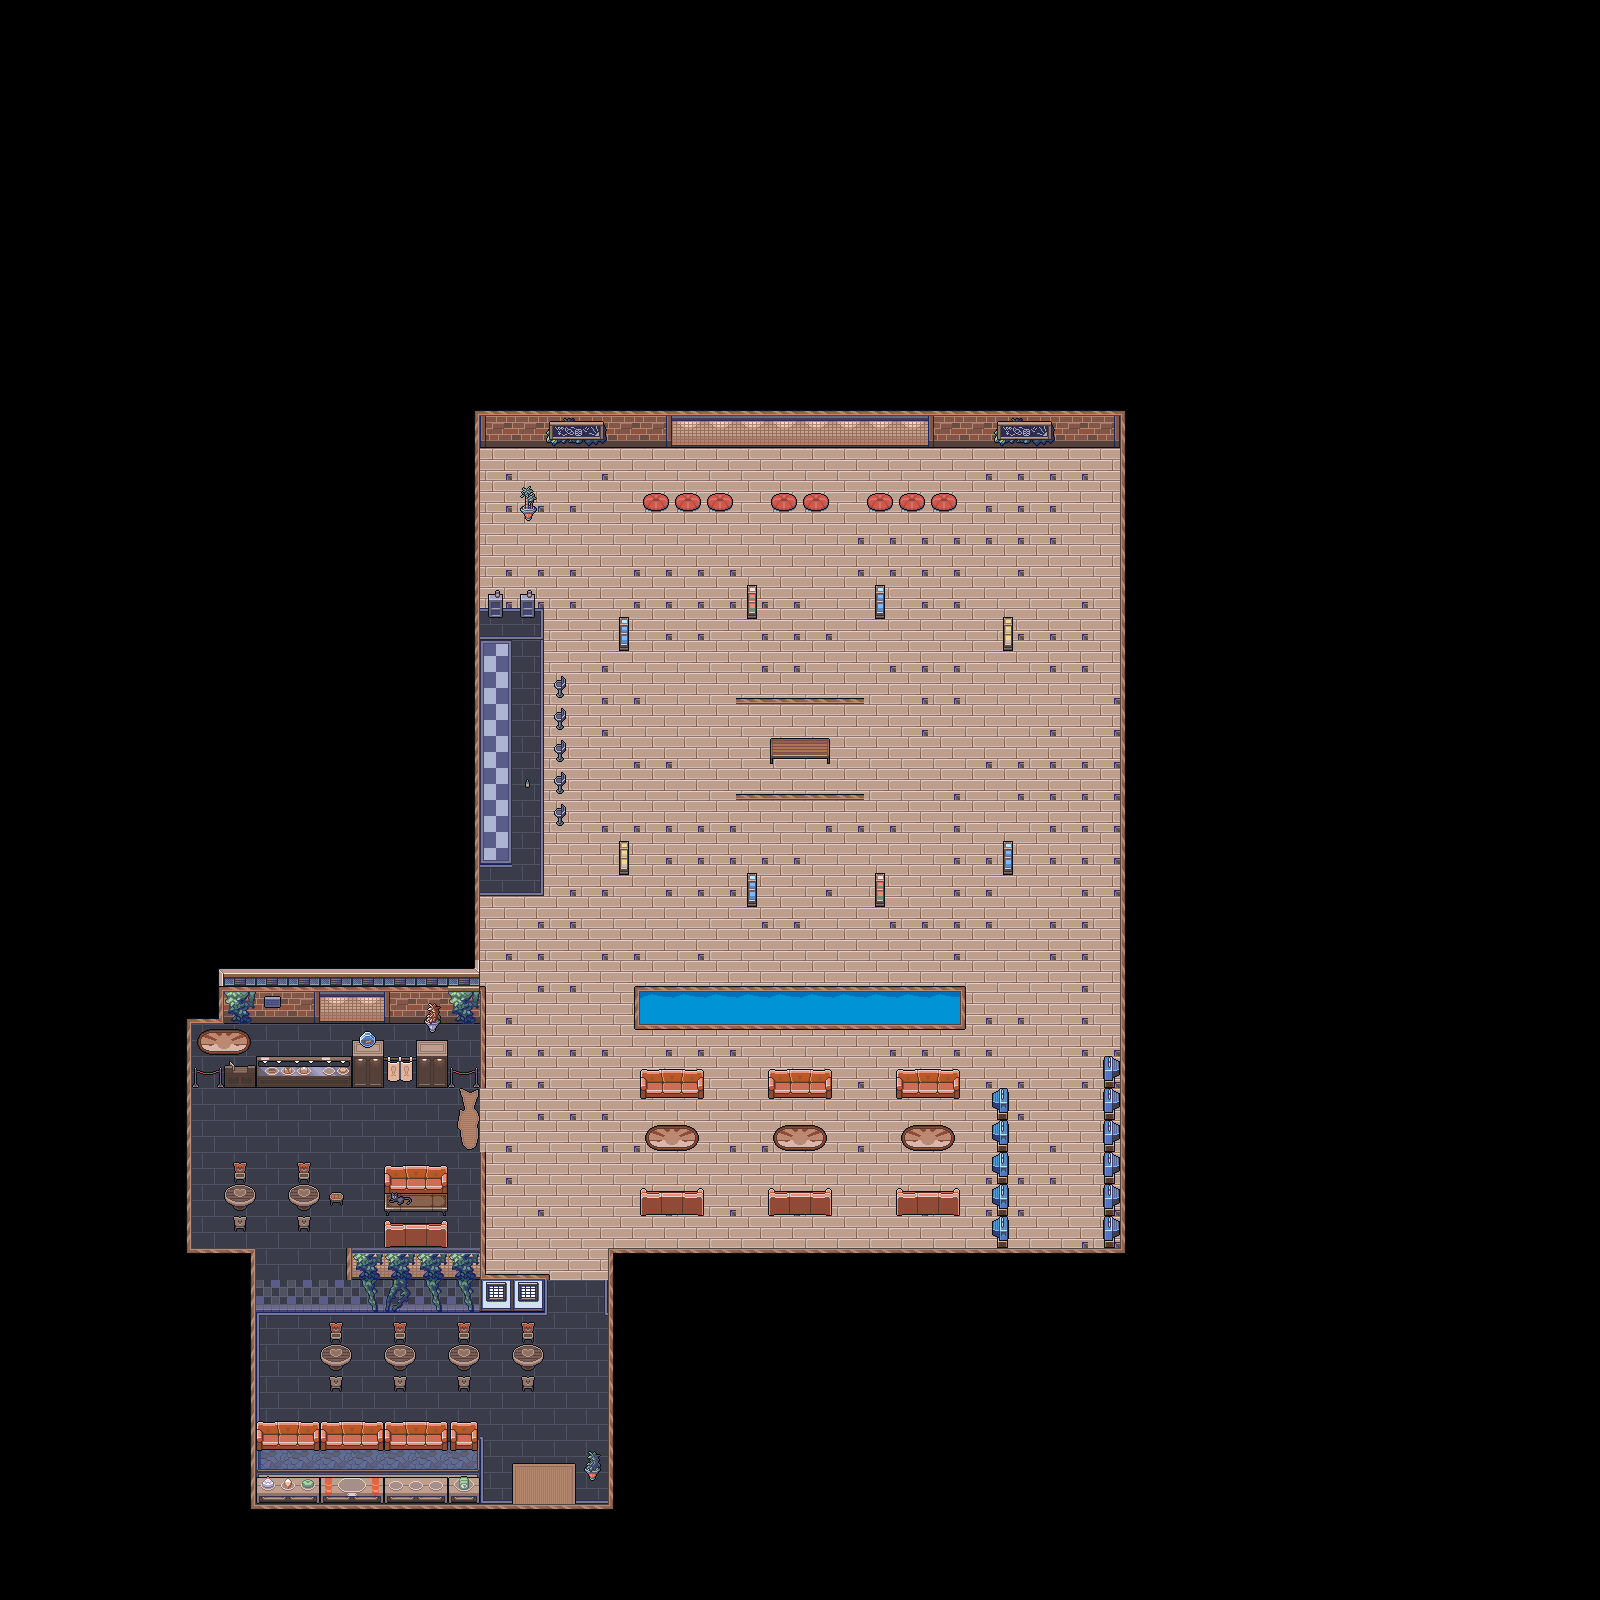

Tiled map render using the project's own tile images. Description and the map definition, with tile-layer contents summarised, below:
An orthogonal 50x50 tile map with 32x32 px tiles, 6 tile layers (floor, objects, objects-2, objects-3, ...), 1 hidden layer not drawn, 5 tilesets.

<map version="1.8" tiledversion="1.8.4" orientation="orthogonal" renderorder="right-down" width="50" height="50" tilewidth="32" tileheight="32" infinite="0" nextlayerid="11" nextobjectid="1">
 <editorsettings>
  <export target="cafe.json" format="json" />
 </editorsettings>
 <tileset firstgid="1" name="Bakery" tilewidth="32" tileheight="32" tilecount="860" columns="43">
  <image source="Bakery.png" width="1376" height="640" />
 </tileset>
 <tileset firstgid="861" name="Interior" tilewidth="32" tileheight="32" tilecount="1533" columns="73">
  <image source="Interior.png" width="2336" height="672" />
  <tile id="1032">
   <properties>
    <property name="collides" type="bool" value="true" />
   </properties>
  </tile>
 </tileset>
 <tileset firstgid="2394" name="TilemapDay" tilewidth="32" tileheight="32" tilecount="1512" columns="36">
  <image source="TilemapDay.png" width="1152" height="1344" />
  <tile id="161">
   <animation>
    <frame tileid="161" duration="100" />
    <frame tileid="197" duration="100" />
    <frame tileid="233" duration="100" />
    <frame tileid="269" duration="100" />
    <frame tileid="305" duration="100" />
    <frame tileid="341" duration="100" />
    <frame tileid="377" duration="100" />
    <frame tileid="413" duration="100" />
   </animation>
  </tile>
  <tile id="162">
   <animation>
    <frame tileid="162" duration="100" />
    <frame tileid="198" duration="100" />
    <frame tileid="234" duration="100" />
    <frame tileid="270" duration="100" />
    <frame tileid="306" duration="100" />
    <frame tileid="342" duration="100" />
    <frame tileid="378" duration="100" />
    <frame tileid="414" duration="100" />
    <frame tileid="450" duration="100" />
    <frame tileid="486" duration="100" />
    <frame tileid="522" duration="100" />
    <frame tileid="558" duration="100" />
    <frame tileid="594" duration="100" />
    <frame tileid="630" duration="100" />
    <frame tileid="666" duration="100" />
    <frame tileid="702" duration="100" />
   </animation>
  </tile>
 </tileset>
 <tileset firstgid="3906" name="TilemapNight" tilewidth="32" tileheight="32" tilecount="1680" columns="40">
  <image source="TilemapNight.png" width="1280" height="1344" />
 </tileset>
 <tileset firstgid="5586" name="Animated_Deepwater" tilewidth="48" tileheight="48" tilecount="304" columns="16">
  <image source="surf-tiles/Animated_Deepwater.png" width="768" height="912" />
  <tile id="0">
   <animation>
    <frame tileid="0" duration="100" />
    <frame tileid="1" duration="100" />
    <frame tileid="2" duration="100" />
    <frame tileid="3" duration="100" />
    <frame tileid="4" duration="100" />
    <frame tileid="5" duration="100" />
    <frame tileid="6" duration="100" />
    <frame tileid="7" duration="100" />
    <frame tileid="8" duration="100" />
    <frame tileid="9" duration="100" />
    <frame tileid="10" duration="100" />
    <frame tileid="11" duration="100" />
   </animation>
  </tile>
 </tileset>
 <layer id="1" name="floor" width="50" height="50">
  <data>[2500 cells, 718 non-empty, 27 distinct tile ids]</data>
 </layer>
 <layer id="2" name="objects" width="50" height="50">
  <data>[2500 cells, 243 non-empty, 71 distinct tile ids]</data>
 </layer>
 <layer id="3" name="objects-2" width="50" height="50">
  <data>[2500 cells, 51 non-empty, 26 distinct tile ids]</data>
 </layer>
 <layer id="6" name="objects-3" width="50" height="50">
  <data>[2500 cells, 4 non-empty, 4 distinct tile ids]</data>
 </layer>
 <layer id="4" name="walls" width="50" height="50">
  <data>[2500 cells, 53 non-empty, 7 distinct tile ids]</data>
 </layer>
 <layer id="8" name="walls-2" width="50" height="50">
  <data>[2500 cells, 9 non-empty, 4 distinct tile ids]</data>
 </layer>
 <layer id="9" name="invisibleWalls" width="50" height="50" visible="0" opacity="0.5">
  <data>[2500 cells, 223 non-empty, 1 distinct tile ids]</data>
 </layer>
</map>
